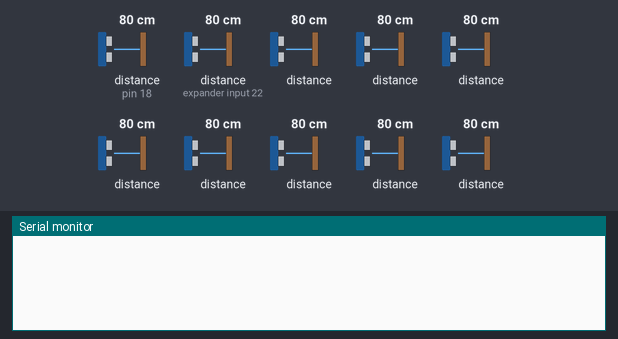
This sketch was run on a simulated Arduino Uno, built with avr-gcc and run on an emulated ATmega328P. On the bench: the last lines printed to the serial monitor. The inputs (shaded band) are chosen by the test bench; at power-on: distance to the obstacle (sensors on pin 18, expander input 22) 80 cm, distance to the obstacle 80 cm. The echo pulse lasts 58.3 µs per cm.

Above: at 1.2 s.
1.3 s: distance to the obstacle (sensor on pin 18) set to 2 cm
At 2.1 s:
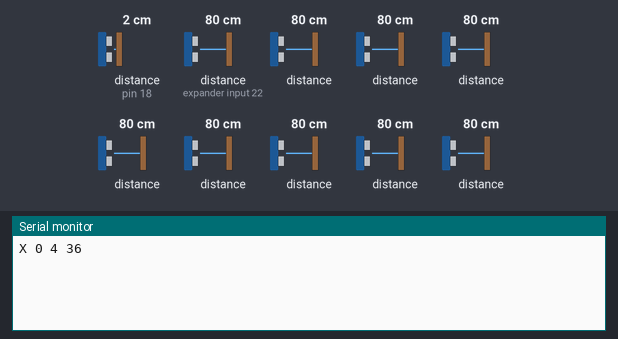
3.0 s: distance to the obstacle (sensor on expander input 22) set to 2 cm
At 3.6 s:
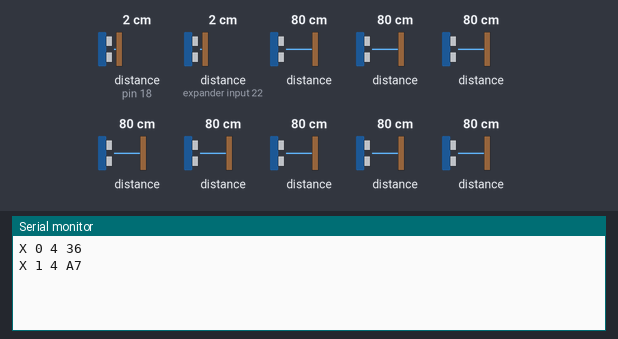
4.5 s: distance to the obstacle (sensor 318) set to 2 cm
At 5.1 s:
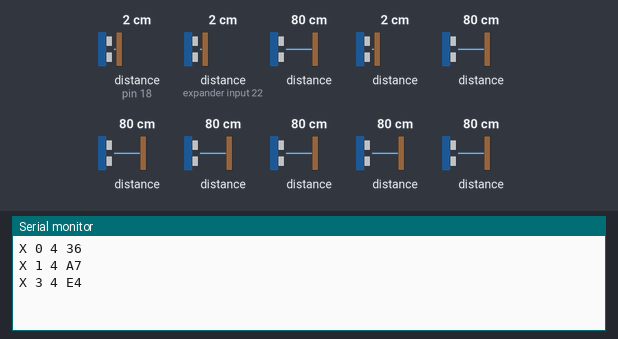
6.0 s: distance to the obstacle (sensor 418) set to 2 cm
At 7.4 s:
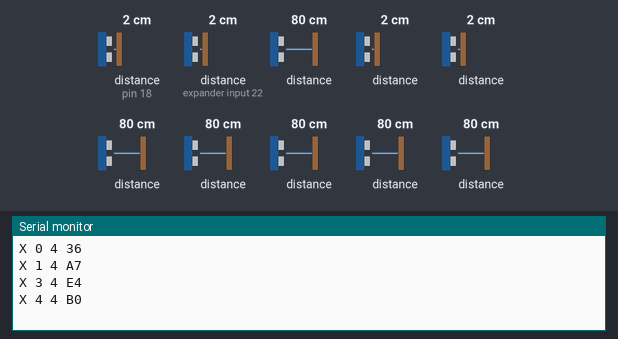
7.7 s: distance to the obstacle (sensor 618) set to 2 cm
At 8.4 s:
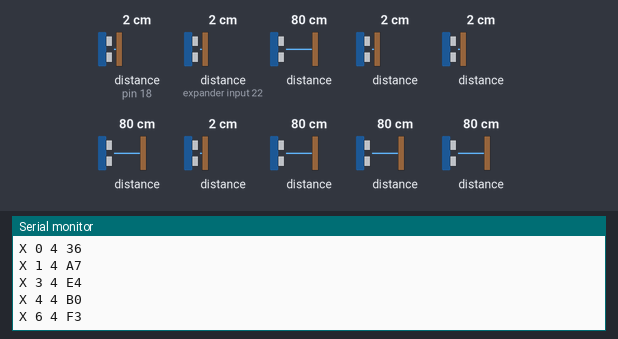
9.4 s: distance to the obstacle (sensor 818) set to 18 cm
At 10.6 s:
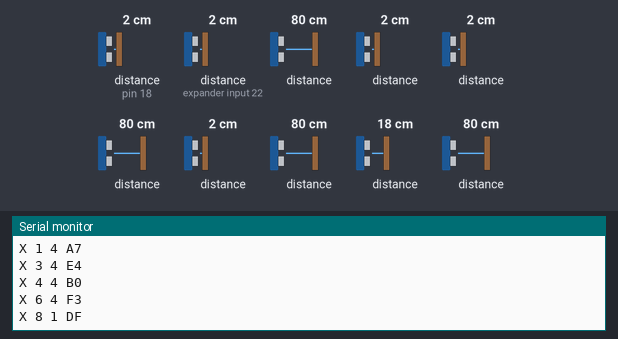

Measured:
- after the input at 1.3 s, the serial monitor: prints a new line after 0.22 s (image 1)
- after the input at 3.0 s, the serial monitor: prints a new line at once (image 2)
- after the input at 4.5 s, the serial monitor: prints a new line at once (image 3)
- after the input at 6.0 s, the serial monitor: prints a new line after 0.23 s (image 4)
- after the input at 7.7 s, the serial monitor: prints a new line after 0.23 s (image 5)
- after the input at 9.4 s, the serial monitor: prints a new line after 0.18 s (image 6)

The sketch:

platform_software.ino
```cpp
/** @file platform_software.ino */

#include <HCSR04.h>

#define S0 18
#define S1 17
#define S2 16
#define S3 15
#define S4 14
#define S5 10
#define S6 9
#define S7 8
#define S8 7
#define S9 6

#define POLYNOMIAL_9 0x161 //!< Polynomial for CRC8.

#define RANGE_ZONE_1 20 //!< Max range of zone 1 (in centimeters).
#define RANGE_ZONE_2 15 //!< Max range of zone 2 (in centimeters).
#define RANGE_ZONE_3 10 //!< Max range of zone 3 (in centimeters).
#define RANGE_ZONE_4 5  //!< Max range of zone 4 (in centimeters).

#define SENSORS 10 //!< Number of used sensors.

#define CHECK_COUNT 100 //!< Counter of measurements used to establish status when new status might occur.
#define STATUS_DELAY_TIME 0 //!< Delay to slow down sensors.
#define STATUS_START 0 //!< Starting value for each status. Immediately changed in loop() function.

/*! @brief Byte structure
 */
typedef unsigned char byte;

HCSR04 hc(2,new int[SENSORS]{S0, S1, S2, S3, S4, S5, S6, S7, S8, S9},SENSORS); //!< Object of HCSR04 class, representing ten sensors. Parameters: (trig pin , echo pins, number of sensors).

int new_status; //!< Variable with new status to be verified and set in case of positive verification..
int current_status[] = {STATUS_START,STATUS_START,STATUS_START,STATUS_START,STATUS_START, STATUS_START,STATUS_START,STATUS_START,STATUS_START,STATUS_START}; //!< //!< Variable that holds the current status.
int dist;//!< Variable that holds measured distance.
char *msg; //!< Variable that holds the data frame to be send to the application.
int sensor = 0; //!< Sensors counter, range 0-4 (five sensors)
//unsigned long savedTime[] = {0, 0, 0, 0, 0}; //!< Saves time for each sensor.
unsigned long thisTime;  //!< Saves current time to be compared with other saved time.
unsigned long timeStopToSendDataFrame; //!< Saves time so Serial has time to finish.
//String a = "";
//int b = 0;
//unsigned long counter = 0; //!< Counter for debugging puposes

/*! @brief Function for initializing peripherals, pin modes, etc. Function runs only once, after each powerup or reset of the board.
 */
void setup()
{
    Serial.begin(9600);
}

/*! @brief Main function (loop). Each cycle refers to one sensor.
 */
void loop()
{
  /////////////
  // Might be a good idea to stop/slow down flashing blocks in app
  //thisTime[sensor] = millis();
  //if(thisTime[sensor] - savedTime[sensor] >= 200UL)
  //{
  //  savedTime[sensor] = thisTime[sensor];
  // end of idea
  /////////////
    new_status = getStatus(hc.dist(sensor));  // takes the measurement and converts it to corresponding status

    if(new_status != current_status[sensor]) // if 'new' status is indeed different
    {

      // These worked not bad for one sensor, but for more sensor it slows down program too much.
      // new_status = checkChange(hc, current_status, new_status);
      //if(new_status != current_status[sensor]){

        current_status[sensor] = new_status;
        msg = CreateDataFrame(sensor, current_status[sensor]);
        Serial.println(msg);
        /*(int s = 0; s < 10; s++)
        {
          Serial.print(current_status[s]);
          Serial.print(" ");
        }
        Serial.println(" ");*/
        timeStopToSendDataFrame = millis();
        while(thisTime - timeStopToSendDataFrame < 100)
        {
          thisTime = millis();
        }

        //////
        // Might be a good idea to develop in case of too many failed parsing data frame
        /*while(Serial.available() == 0)
        {
          thisTime[sensor] = millis();
          if(thisTime[sensor] - saveTimeForResponse > 250)
          {
            b = 1;
            break;
          }
        }
        if(b == 0 && Serial.available() > 0)
        {
          a = Serial.readStringUntil('\n');
          if(a == "REPEAT")
          {
          digitalWrite(15, HIGH);
          Serial.println(msg);
          delay(5);
          digitalWrite(15, LOW);
          }

        }
        b = 0;*/
        // end of idea
        /////////////////////
      //}
    }
  //}
  ////////////////////////////////////////////////////////
  // For debugging purposes                             //
  ////////////////////////////////////////////////////////
  /*if(counter%10 == 0)
  {
    Serial.print(counter); // the only purpose of counter is to show if program is still working, ie. 0 0 0 0 0 stays for a while, but the counter changes
    Serial.print("| ");
    for(int i = 0; i < SENSORS; i++)
    {
      Serial.print(current_status[i]);
      Serial.print(" ");
    }
  Serial.println(" ");
  }
  counter++;*/
  ////////////////////////////////////////////////////////
  // For debugging purposes - end                       //
  ////////////////////////////////////////////////////////
  sensor++; // proceeds to next sensor
  if(sensor >= SENSORS)
  {
    sensor = 0;
  }
  delay(20);
}

/////////////////////////////////////////////////////////////////////////////////////////////////////////////////////
/*! @brief Returns status number based on measured distans.
 * @param[in] dist Measured distans.
 * @return Returns status number based on measured distans.
 */
int getStatus(float dist)
{
    if (dist >= RANGE_ZONE_1)
        return 0;
    else if (dist < RANGE_ZONE_1 && dist >= RANGE_ZONE_2)
        return 1;
    else if (dist < RANGE_ZONE_2 && dist >= RANGE_ZONE_3)
        return 2;
    else if (dist < RANGE_ZONE_3 && dist >= RANGE_ZONE_4)
        return 3;
    else if (dist < RANGE_ZONE_4 && dist >= 0)
        return 4;
}

/*! @brief Verifies if new status to be set is not a disruption, although the result is not 100% trustworthy.
 * @param[in] hc Array of sensors.
 * @param[in] sensor Sensor to be checked.
 * @param[in] current_status Current status.
 * @param[in] new_status Status to be checked.
 * @return Returns new/old status after the verification.
 */
int checkChange(HCSR04 &hc, int sensor, int current_status, int new_status)
{
    int current_ = 0, new_ = 0, error_ = 0; // three counters
    int status;                             // measured status

    char msg_info[] = "C: c, N: n, E: e ";

    // Checks which status occurs more often
    for (int i = 0; i < CHECK_COUNT; i++)
    {
        status = getStatus(hc.dist(sensor)); // checking new status
        if (status == current_status)
            current_++;
        else if (status == new_status)
            new_++;
        else // might be an error, like other status
            error_++;
    }

    //sprintf (msg_info, "C: %d, N: %d, E: %d ", current_, new_, error_);
    //Serial.print(msg_info);

    if (current_ >= new_) //|| error_ >= new_ || error_ >= current_)
    {
        //sprintf (msg_info, "Zwracam current_ %d ", current_status);
        //Serial.print(msg_info);
        return current_status;
    }
    else
    {
        //sprintf (msg_info, "Zwracam new_stat %d ", new_status);
        //Serial.print(msg_info);
        return new_status;
    }
}

/*****************************************************************************************/
/* OSOS files                                                                            */
/*****************************************************************************************/

/*! @brief Converts decimal number (byte) to hexadecimal number (string of two hexadecimal characters)
 * @param[in] decimal Decimal value to be converted to hexadecimal value.
 * @param[out] buff String to be written hexadecimal value into.
 * @see nibbleToHex()
 */
void byteToStr(uint8_t decimal, char *buff)
{
    buff[0] = nibbleToHex(decimal >> 4);
    buff[1] = nibbleToHex(decimal);
}

/*! @brief Converts four bits nibble into hexadecimal value.
 * @param[in] nibble Least significant four bits to be converted into hexadecimal value.
 * @see byteToStr()
 * @return Returns <c>string</c> with hexadecimal value.
 */
char nibbleToHex(uint8_t nibble)
{
    nibble &= 0xF;
    return nibble > 9 ? nibble - 10 + 'A' : nibble + '0';
}


unsigned int CRC8_SingleByte(unsigned int Data2)
{
    unsigned int Poly = (POLYNOMIAL_9 << 7);
    for (byte Idx = 0; Idx < 8; ++Idx)
    {
        if ((Data2 & 0x8000) != 0)
            Data2 ^= Poly;
        Data2 <<= 1;
    }
    return Data2;
}

byte CRC8_DataArray(const byte *pDataFrame, byte Len)
{
    unsigned int Data2 = pDataFrame[0] << 8;

    for (unsigned int Idx = 1; Idx < Len; ++Idx)
    {
        Data2 |= pDataFrame[Idx];
        Data2 = CRC8_SingleByte(Data2);
    }
    Data2 = CRC8_SingleByte(Data2);
    return static_cast<byte>(Data2 >> 8);
}

char *CreateDataFrame(int sensor, int status)
{
    char *msg = "X s s cc";
    sprintf(msg, "X %d %d cc", sensor, status);
    byte CRC8 = CRC8_DataArray(msg, 5);
    byteToStr(CRC8, &msg[6]);
    // sprintf (msg, "X %d %d %2d", sensor, status, CRC8);
    //sprintf (msg, "X %d %d C3", sensor, status);
    //Serial.println(msg);
    return msg;
}
```
